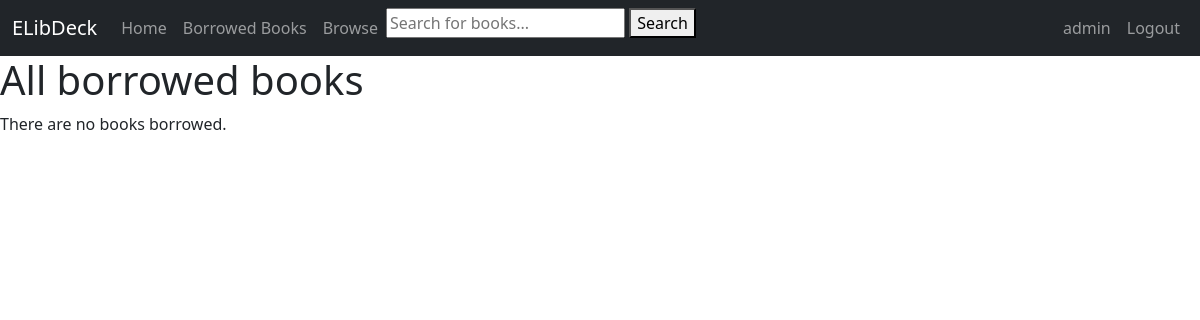
/librarian/borrowed (signed in), run on an earlier commit of the app's database.
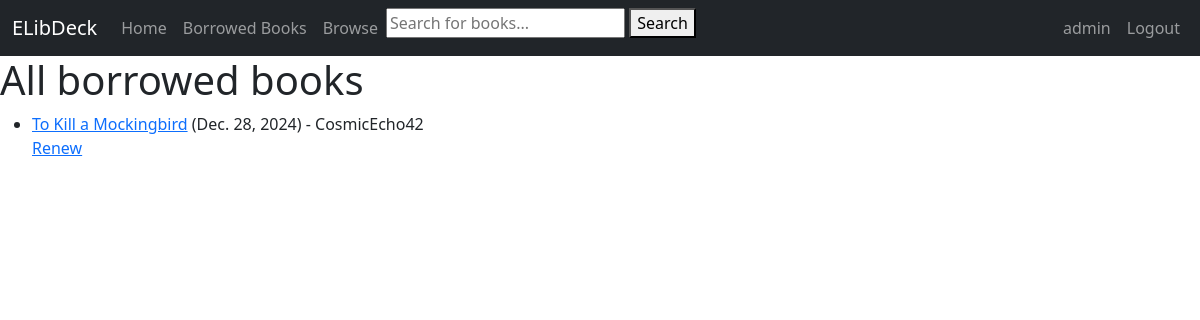
And on a later commit of the database.
### books_catalog/models.py (models this page shows, shortened)
class BookInstance(models.Model):
    id = models.UUIDField(primary_key=True, default=uuid.uuid4,
                          help_text="Unique ID for this particular book across whole library")
    book = models.ForeignKey('Book', on_delete=models.RESTRICT, null=True)
    imprint = models.CharField(max_length=200, blank=True, null=True)
    due_date = models.DateField(null=True, blank=True)
    borrower = models.ForeignKey(settings.AUTH_USER_MODEL, on_delete=models.SET_NULL, null=True, blank=True)
    LOAN_STATUS = (
        ('o', 'On loan'),
        ('a', 'Available'),
        ('r', 'Reserved'),
    )
    LATE_FEE = 5.0
    status = models.CharField(
        max_length=1,
        choices=LOAN_STATUS,
        blank=True,
        default='m',
        help_text='Book availability',
    )
    class Meta:
        ordering = ['due_date']
        permissions = (("can_mark_returned", "Set book as returned"),)
    @property
    def is_overdue(self):
        return bool(self.due_date and date.today() > self.due_date)

class Book(models.Model):
    title = models.CharField(max_length=255, blank=True, null=True, help_text='Title of book')
    author = models.ForeignKey('Author', on_delete=models.RESTRICT, null=True)
    summary = models.TextField(max_length=1000, help_text="Enter a brief description of the book.", blank=True, null=True)
    isbn = models.CharField('ISBN', max_length=13, unique=True, help_text='13 character ISBN', blank=True, null=True)
    genre = models.ManyToManyField(Genre, help_text='Select a genre for this book.')
    publication_date = models.IntegerField(blank=True, null=True, help_text='Date of publication')
    class Meta:
        ordering = ['title', '-publication_date']

### users/models.py (models this page shows)
class User(AbstractUser):
    is_librarian = models.BooleanField(default=False)
    if is_librarian:
        psrn = models.CharField(
            max_length=255, default=uuid4, primary_key=True, editable=False, unique=True)
    def __str__(self):
        return self.username

### books_catalog/views.py (the view)
# urls.py: path('librarian/borrowed', views.AllLoanedListView.as_view(), name='all-borrowed-books'),
class AllLoanedListView(LoginRequiredMixin, generic.ListView):
    model = BookInstance
    permission_required = 'catalog.can_mark_returned'
    template_name = 'books_catalog/bookinstance_borrowed_all.html'
    context_object_name = 'bookinstance_list_all'
    paginate_by = 10
    def get_queryset(self):
        return (
            BookInstance.objects.filter(status__exact='o')
            .order_by('due_date')
        )

### books_catalog/templates/books_catalog/bookinstance_borrowed_all.html (shortened to what this page needs)
{% extends "generic.html" %}
{% block content %}
    {% if perms.books_catalog.can_mark_returned %}
        <h1>All borrowed books</h1>
        {% if bookinstance_list_all %}
            <ul>
                {% for bookinst in bookinstance_list_all %}
                    <li class="{% if bookinst.is_overdue %}text-danger{% endif %}">
                        <a href="{% url 'books_catalog:book-detail' bookinst.book.pk %}">{{ bookinst.book.title }}</a>
                        ({{ bookinst.due_date }}) - {{ bookinst.borrower }}
                        <br>
                        <a href="{% url 'books_catalog:renew-book-librarian' bookinst.id %}">Renew</a>
                    </li>
                {% endfor %}
            </ul>
        {% else %}
            <p>There are no books borrowed.</p>
        {% endif %}
    {% else %}
        <h1>You are not a librarian. No access for you.</h1>
    {% endif %}
{% endblock %}

What changed in the data, as far as the page shows it:
now on this page (row edited): BookInstance: book "To Kill a Mockingbird", due_date "Dec. 28, 2024", borrower "CosmicEcho42"
Also different on the page:
text no longer shown: "There are no books borrowed."
